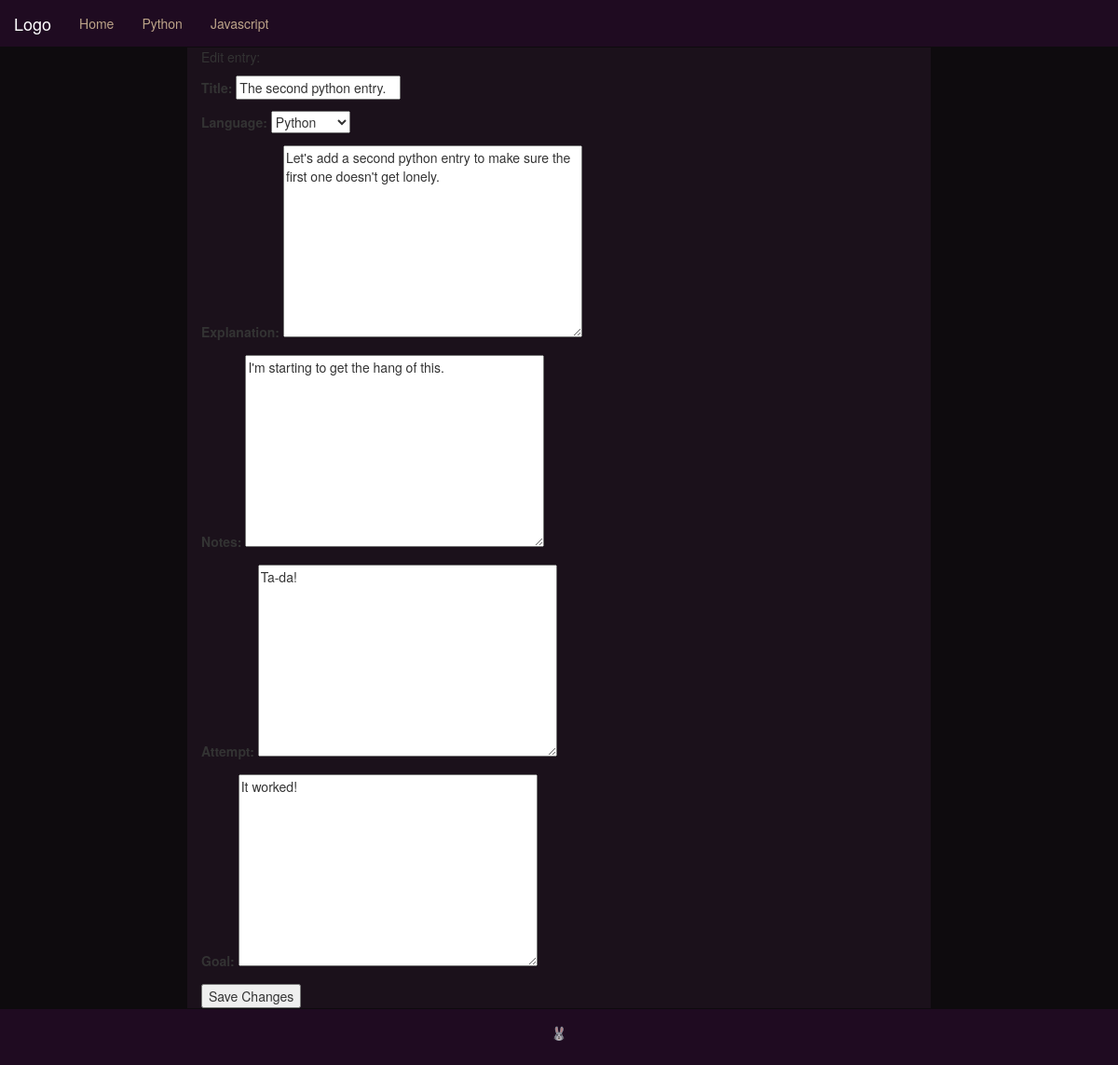
/edit_code_entry/4/, run on the app's committed database.
### main_site/models.py (models this page shows, shortened)
class CodeEntry(models.Model):
    JAVASCRIPT = 'JS'
    PYTHON = 'PYTHON'
    date_added = models.DateTimeField(auto_now_add=True)
    title = models.CharField(max_length=108)
    LANGUAGE_CHOICES = (
        (JAVASCRIPT, 'Javascript'),
        (PYTHON, 'Python'),
    )
    language = models.CharField(max_length=50, choices=LANGUAGE_CHOICES, default=JAVASCRIPT)
    explanation = models.TextField()
    notes = models.TextField(blank=True)
    attempt = models.TextField()
    goal = models.TextField()
    class Meta:
        verbose_name_plural = 'code_entries'

### main_site/views.py (the view)
# urls.py: url(r'^edit_code_entry/(?P<code_entry_id>\d+)/$', views.edit_code_entry, name='edit_code_entry'),
def edit_code_entry(request, code_entry_id):
    code_entry = CodeEntry.objects.get(id=code_entry_id)
    if request.method != 'POST':
        form = CodeEntryForm(instance=code_entry)
    else:
        form = CodeEntryForm(instance=code_entry, data=request.POST)
        if form.is_valid():
            form.save()
            return HttpResponseRedirect(reverse('main_site:code_entry', args=[code_entry.id]))
    context = {'code_entry':code_entry, 'form':form}
    return render(request, 'main_site/edit_code_entry.html', context)

### main_site/forms.py
class CodeEntryForm(forms.ModelForm):
    class Meta:
        model = CodeEntry
        fields = ['title', 'language', 'explanation', 'notes', 'attempt', 'goal']

### main_site/templates/main_site/edit_code_entry.html (shortened to what this page needs)
{% extends "main_site/base.html" %}
{% block content %}
    <p>Edit entry:</p>
    <form action="{% url 'main_site:edit_code_entry' code_entry.id %}" method='post'>
        {{ form.as_p }}
        <button name="submit">Save Changes</button>
    </form>
{% endblock content %}

### main_site/static/css/main.css (style rules this page uses)
html { height: 100%; }
body { height: 100%; padding: 0px; margin: 0px; }

### data on the page
CodeEntry: title "The second python entry.", language "Python", explanation "Let's add a second python entry to make sure the first one doesn't get lonely.", notes "I'm starting to get the hang of this.", attempt "Ta-da!", goal "It worked!"
